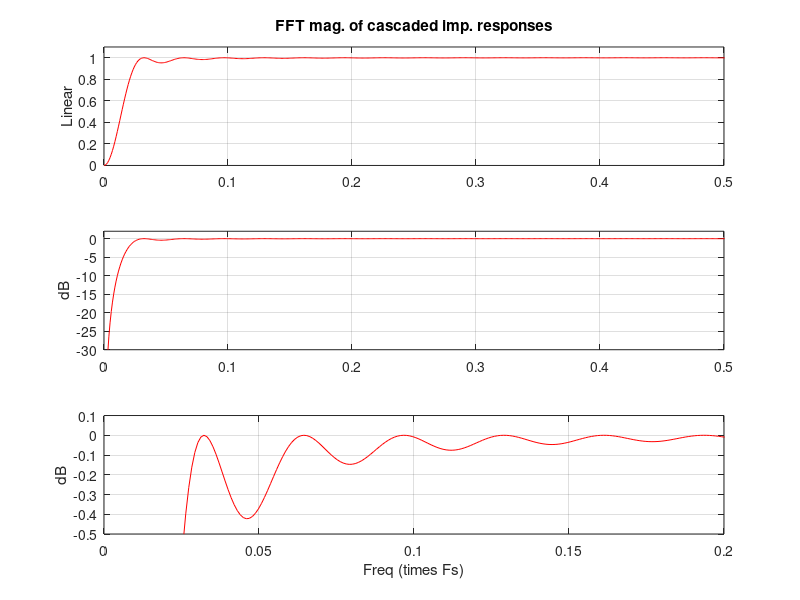
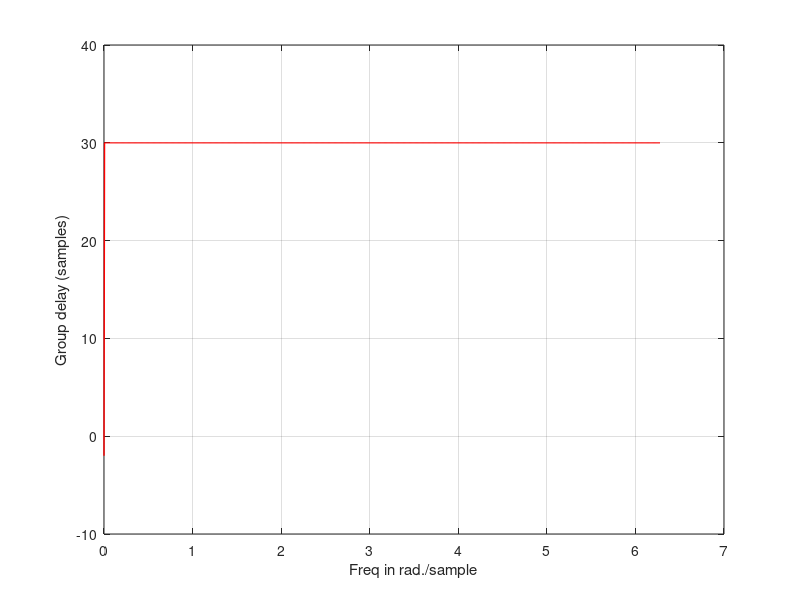

Recreate these plots in MATLAB, in order.
% Filename: DC_Removal_for_distribution.m
%
%    Models the " DC Removal" scheme using cascaded
%    recursive running sum (RRS) filters and subtracting  
%    the filter's output from a delayed version of the input.
%    Models single-stage, 2-stage, and 4-stage RRS filters.
%     Richard Lyons, April, 2018

clear, clc

% Set the desired delay line length
D = 31 % WARNING!! For a 1-stage DC blocker 'D' must be an odd number.

%%%%%%%%%%%%%%%%%%%%%%%%%%%%%%%%%%%%%%%%%%%%%%%%%
%  Design 1-, 2-, & 4-stage lowpass RRS (moving averaging) filters
%%%%%%%%%%%%%%%%%%%%%%%%%%%%%%%%%%%%%%%%%%%%%%%%
B_1Stage = (1/D)*[1, zeros(1,D-1), -1]; A_1Stage = [1, -1];
B_2Stage = conv(B_1Stage, B_1Stage); A_2Stage = conv(A_1Stage, A_1Stage);
B_4Stage = conv(B_2Stage, B_2Stage); A_4Stage = conv(A_2Stage, A_2Stage);

%%%%%%%%%%%%%%%%%%%%%%%%%%%%%%%%%%%%%%%%%%%%%%%%%%%%%%%
%  Add or delete the appropriate percent signs (%) in front of
%  'B_filter' variables to choose the number of deired RSS
%  stages (single-, two-, or four-)
%%%%%%%%%%%%%%%%%%%%%%%%%%%%%%%%%%%%%%%%%%%%%%%%%%%%%%%
% Implement single-stage RSS
%B_filter = B_1Stage; A_filter = A_1Stage; B_delay_line = [zeros(1, (D-1)/2), 1]'; Order = 1;

% Implement two-stage RSS
B_filter = B_2Stage; A_filter = A_2Stage; B_delay_line = [zeros(1, D-1), 1]'; Order = 2;

% Implement four-stage RSS
%B_filter = B_4Stage; A_filter = A_4Stage; B_delay_line = [zeros(1, 2*D-2), 1]'; Order = 4;
    
%%%%%%%%%%%%%%%%%%%%%%%%%%%%%%%%%%%%%%%%%%%%%%%%%%%%%%%
% Analyze freq-domain performance of the DC-removal filter
%%%%%%%%%%%%%%%%%%%%%%%%%%%%%%%%%%%%%%%%%%%%%%%%%%%%%%%
[ImpRespFilter,T] = impz(B_filter, A_filter, 4*D+10);
[ImpRespDelay,T] = impz(B_delay_line, 1, 4*D+10);
ImpResp_DC_Remove_Filter = ImpRespDelay -ImpRespFilter;

H_Spec_mag = abs(fft(ImpResp_DC_Remove_Filter, 1024));
H_Spec_mag_dB = 20*log10(H_Spec_mag/max(H_Spec_mag));
%H_Spec_mag_dB = thresh(H_Spec_mag_dB, Threshold); % For plotting
FreqAxis = (0:1023)/(1024);
    
    figure(1), clf
    subplot(3,1,1), plot(FreqAxis, H_Spec_mag,'-r')
    axis([0, 0.5, 0, 1.1])
    title('FFT mag. of cascaded imp. responses')
    ylabel('Linear'), grid on, zoom on
    subplot(3,1,2), plot(FreqAxis, H_Spec_mag_dB,'-r')
    axis([0, 0.5, -30, 2])
    ylabel('dB'), grid on, zoom on
    subplot(3,1,3), plot(FreqAxis, H_Spec_mag_dB,'-r')
    axis([0, 0.2, -0.5, 0.1])
    ylabel('dB'), xlabel('Freq (times Fs)'), grid on, zoom on

%%%%%%%%%%%%%%%%%%%%%%%%%%%%%%%%%%%%%%%%%%%%%%%%%%%%
% Compute & plot group delay to show phase linearity
%%%%%%%%%%%%%%%%%%%%%%%%%%%%%%%%%%%%%%%%%%%%%%%%%%%%
% Turn off warning when plotting group delay
% warning off MATLAB:divideByZero,
[GD,W] = grpdelay(B_filter, A_filter, 1024, 'whole');

    figure(2), clf
    plot(W, GD,'-r', 'linewidth', 1)
    ylabel('Group delay (samples)'), xlabel('Freq in rad./sample')
    grid on, zoom on